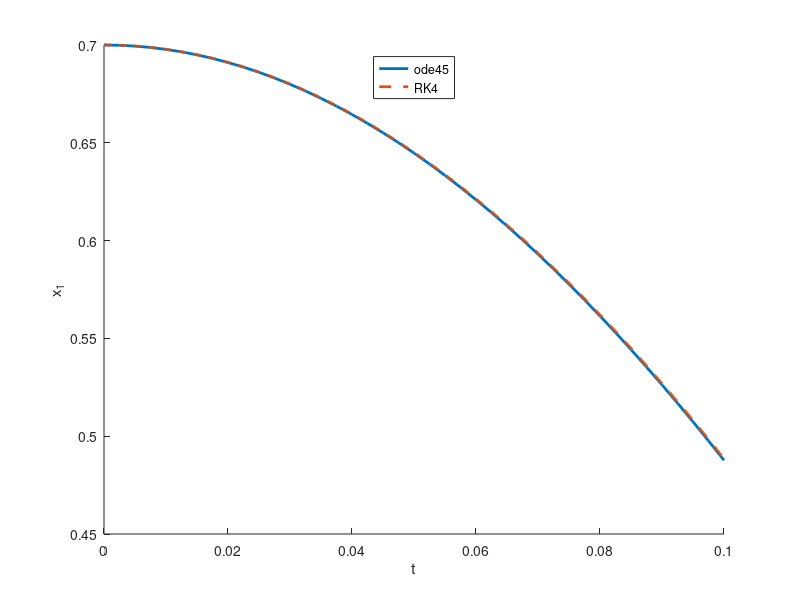
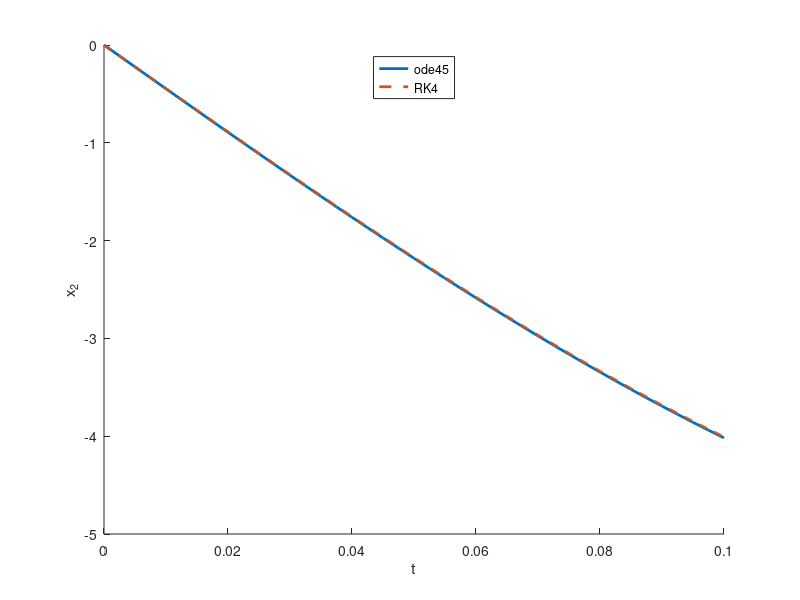

MATLAB code for these plots, in order:
clear; clc; close all;

% Description: Solves a second order ode describing the motion of mass
% attched to a spring using the Runge-Kutta 4th order method. 

% Input parameters
ti = 0; tf = 0.1; h = 0.0001;

Li = 0.5; Lf = 0.7;
m = 2; F = 25.6; 
c = F/(Lf-Li);

% ode45
odefun = @(t,x) [x(2); -c*x(1)/m];

[t,y] = ode45(odefun,[ti tf],[0.7 0]);
figure(1)
hold on
plot(t,y(:,1),'linewidth',2,'DisplayName','ode45')
figure(2)
hold on
plot(t,y(:,2),'linewidth',2,'DisplayName','ode45')

% RK4
t    = ti:h:tf;
nt   = numel(t);
x1    = zeros(1,nt);
x2    = zeros(1,nt);
x1(1) = Lf;
x2(1) = 0;
    
fun1 = @(t,x) x;
fun2 = @(t,x) -c*x/m;

for i = 1:nt-1
    k1 = fun1(t(i),x2(i));
    k2 = fun1(t(i)+h/2, x2(i)+h*k1/2);
    k3 = fun1(t(i)+h/2, x2(i)+h*k2/2);
    k4 = fun1(t(i)+h,x2(i)+h*k3);

    x1(i+1) = x1(i) + 1/6*h*(k1 + 2*k2 + 2*k3 + k4);
    
    k1 = fun2(t(i),x1(i));
    k2 = fun2(t(i)+h/2, x1(i)+h*k1/2);
    k3 = fun2(t(i)+h/2, x1(i)+h*k2/2);
    k4 = fun2(t(i)+h,x1(i)+h*k3);

    x2(i+1) = x2(i) + 1/6*h*(k1 + 2*k2 + 2*k3 + k4);
end

figure(1)
plot(t,x1,'--','linewidth',2,'DisplayName','RK4')
xlabel('t')
ylabel('x_1')
legend('location','north')

figure(2)
plot(t,x2,'--','linewidth',2,'DisplayName','RK4')
xlabel('t')
ylabel('x_2')
legend('location','north')

fprintf('Displacement at t = %.2f s: %.4f m\n',t(end),x1(end))
fprintf('Velocity at t = %.2f s: %.4f m/s\n',t(end),x2(end))